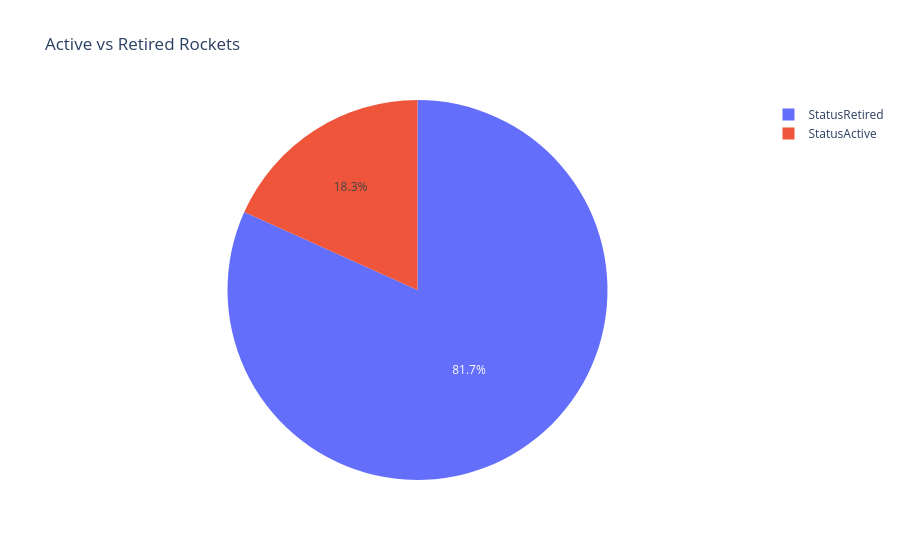

The code cell stored with this chart in its notebook:
### Code cell
fig=px.pie(
    values=rocket_status.values,
    names=rocket_status.index,
    title='Active vs Retired Rockets'
)
fig.show()

### Figure 1 — Plotly figure (JSON) as saved in the notebook; plotly's stock layout.template omitted (floating-point values rounded to 4 significant figures)
{"data": [{"domain": {"x": [0, 1], "y": [0, 1]}, "hovertemplate": "label=%{label}<br>value=%{value}<extra></extra>", "labels": ["StatusRetired", "StatusActive"], "legendgroup": "", "name": "", "showlegend": true, "type": "pie", "values": [3534, 790]}], "layout": {"autosize": true, "legend": {"tracegroupgap": 0}, "title": {"text": "Active vs Retired Rockets"}}}
